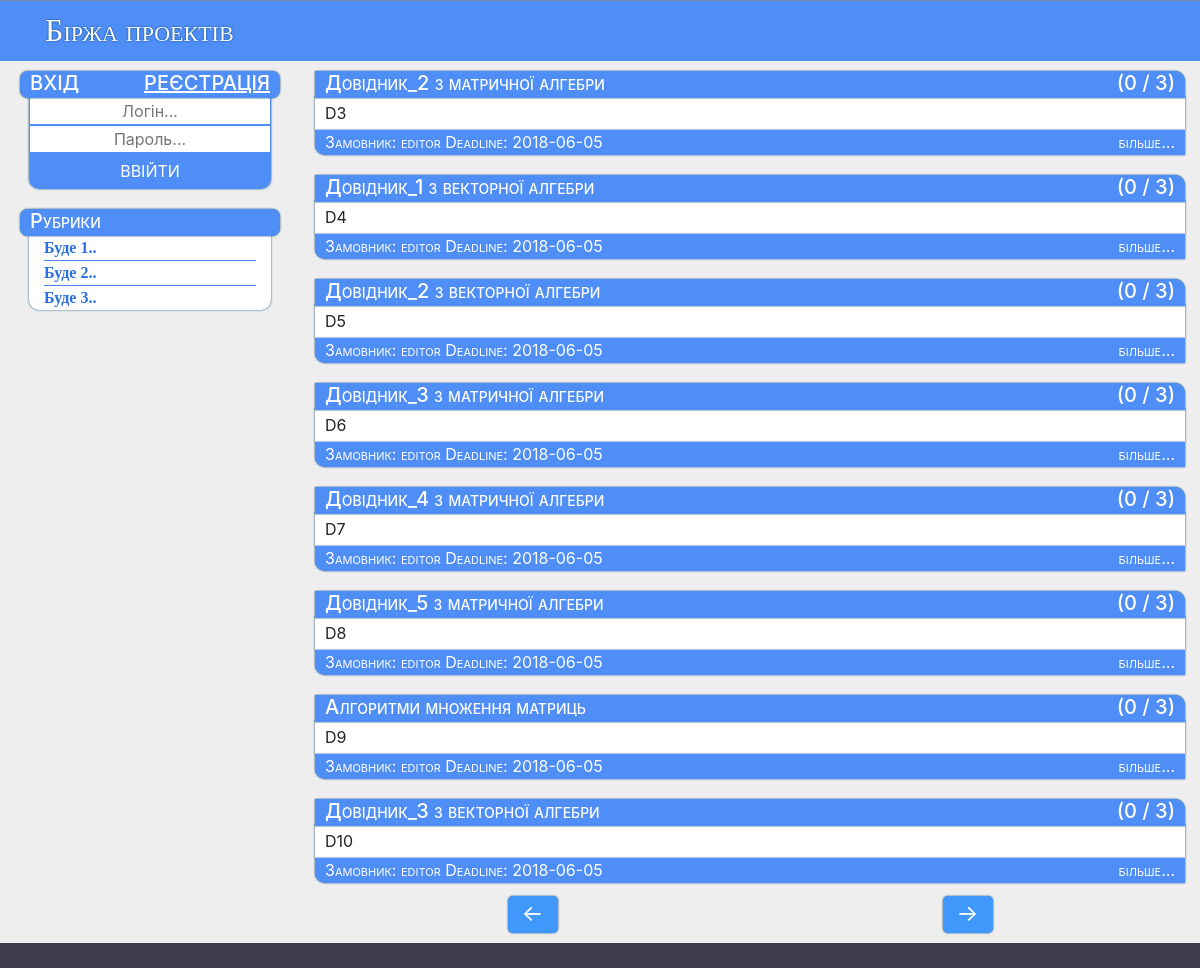
/page/4, run on the app's committed database.
### tables this page shows
CREATE TABLE tasks (
  id integer primary key autoincrement,
  login text not null,
  title text not null,
  description text not null,
  content mediumtext not null,
  max_people integer not null,
  now_people integer,
  date date not null,
  deadline date not null,
  subject text not null
);

### core.py (the view)
@app.route('/page/<int:num>')
def pages(num):
    db = get_db()
    if num <= 1: num = 1; prev = None; title = None
    else: prev = "/page/" + str(num - 1); title = "Page - " + str(num)
    rows = db.execute('select count(*) from tasks').fetchone()[0]
    if app.config['PROJECTS_PER_PAGE']*(num) >= rows: next_ = None
    else: next_ = "/page/" + str(num + 1)
    pr = db.execute('select title, description, id, login, deadline, now_people, max_people from tasks order by id desc limit ? offset ?', [app.config['PROJECTS_PER_PAGE'], app.config['PROJECTS_PER_PAGE']*(num-1)])
    return render_template('index.html', projects = pr, title=title, previous = prev, next = next_)

### core.py (called while the page is built)
def connect_db():
    rv = sqlite3.connect(app.config['DATABASE'])
    rv.row_factory = sqlite3.Row
    return rv

def get_db():
    if not hasattr(g, 'sqlite_db'):
        g.sqlite_db = connect_db()
    return g.sqlite_db

### templates/index.html
{% extends "layout.html" %}
{% block body %}
{% for p in projects %}
  					<div class="article">
						<h5 class="article-head title"><a href="/task/{{p.id}}">{{ p.title }} <div class="right">({{ p.now_people }} / {{ p.max_people }})</div></a></h5>
						<div class="text">
							{{ p.description }}
						</div>
						<div class="article-bottom title">
							<a>Замовник: </a><a href="/profile/{{ p.login }}">{{ p.login }}</a>
							<a>Deadline: {{ p.deadline }}</a>
							<a class="read_more" href="/task/{{ p.id }}">більше...</a>
						</div>
					</div>
{% endfor %}
				<div class="nav">
					{% if previous %}
					<a href="{{ previous }}" class="left">&#8592;</a>
					{% endif %}
					{% if next %}
					<a href="{{ next }}" class="right">&#8594;</a>
					{% endif %}
				</div>
{% endblock %}

### static/style.css (style rules this page uses)
body { background: #eee !important; }
.article { padding: 10px 0px; }
.article .text { box-shadow: 0px 0px 2px #013e6b; margin-top: -10px; padding: 5px 10px 5px 10px; background: #fff; }
.article-bottom { height: 25px; background: #4f8ef7; padding: 0px 10px 3px; border-radius: 0px 0px 0px 10px; box-shadow: 0px 0px 2px #013e6b; }
.article-bottom .read_more { float: right; }
.article-bottom a, .article-head a { color: #fff; text-decoration: none !important; }
.article-head { background: #4f8ef7; padding: 0px 10px 3px; border-radius: 0px 10px 0px 0px; box-shadow: 0px 0px 2px #013e6b; }
.title { overflow: hidden; font-variant: small-caps; position: relative; color: white; z-index: 99; }
.nav { padding: 3px 0px 10px 0px; }
.nav a { text-decoration: none; color: #fff; background: #4098fb; border-radius: 5px; margin-left: auto; margin-right: auto; height: 37px; width: 50px; font-size: 23px; text-align: center; box-shadow: 0px 0px 2px #013e6b; }
.nav .right { float: right; }
.nav .left { float: left; }
.right { float: right; }

### data on the page
tasks: title "Довідник_2 з матричної алгебри", now_people "0", max_people "3", description "D3", login "editor", deadline "2018-06-05"
tasks: title "Довідник_1 з векторної алгебри", now_people "0", max_people "3", description "D4", login "editor", deadline "2018-06-05"
tasks: title "Довідник_2 з векторної алгебри", now_people "0", max_people "3", description "D5", login "editor", deadline "2018-06-05"
tasks: title "Довідник_3 з матричної алгебри", now_people "0", max_people "3", description "D6", login "editor", deadline "2018-06-05"
tasks: title "Довідник_4 з матричної алгебри", now_people "0", max_people "3", description "D7", login "editor", deadline "2018-06-05"
tasks: title "Довідник_5 з матричної алгебри", now_people "0", max_people "3", description "D8", login "editor", deadline "2018-06-05"
tasks: title "Алгоритми множення матриць", now_people "0", max_people "3", description "D9", login "editor", deadline "2018-06-05"
tasks: title "Довідник_3 з векторної алгебри", now_people "0", max_people "3", description "D10", login "editor", deadline "2018-06-05"
